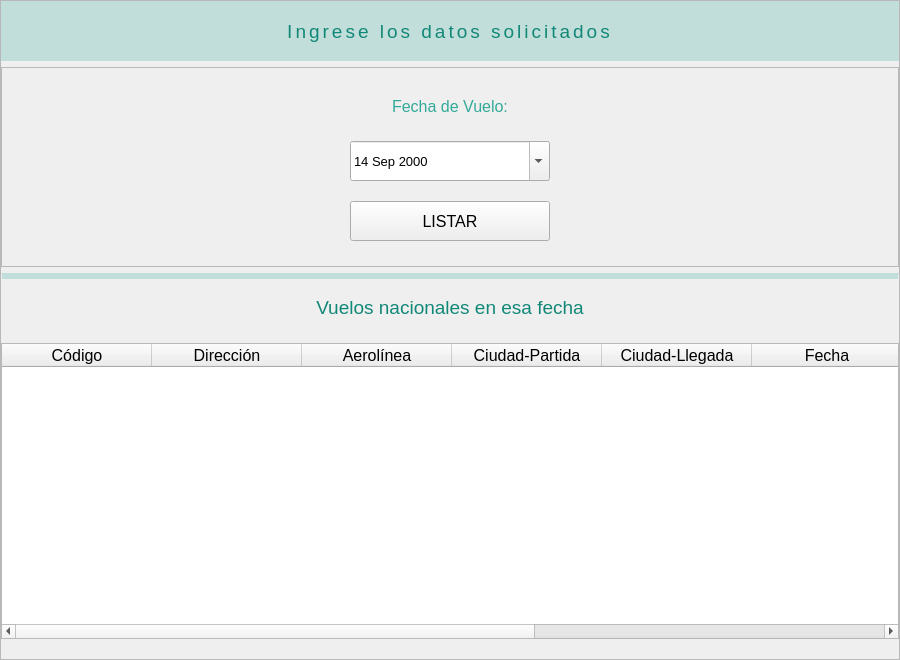
            <widget class="QWidget" name="listNPanel">
             <layout class="QVBoxLayout" name="verticalLayout_19">
              <property name="spacing">
               <number>0</number>
              </property>
              <property name="leftMargin">
               <number>0</number>
              </property>
              <property name="topMargin">
               <number>0</number>
              </property>
              <property name="rightMargin">
               <number>0</number>
              </property>
              <property name="bottomMargin">
               <number>0</number>
              </property>
              <item>
               <widget class="QFrame" name="listNMain">
                <property name="minimumSize">
                 <size>
                  <width>900</width>
                  <height>660</height>
                 </size>
                </property>
                <property name="frameShape">
                 <enum>QFrame::StyledPanel</enum>
                </property>
                <property name="frameShadow">
                 <enum>QFrame::Raised</enum>
                </property>
                <layout class="QVBoxLayout" name="verticalLayout_12">
                 <property name="leftMargin">
                  <number>0</number>
                 </property>
                 <property name="topMargin">
                  <number>0</number>
                 </property>
                 <property name="rightMargin">
                  <number>0</number>
                 </property>
                 <property name="bottomMargin">
                  <number>20</number>
                 </property>
                 <item>
                  <widget class="QLabel" name="listNTittle">
                   <property name="minimumSize">
                    <size>
                     <width>0</width>
                     <height>60</height>
                    </size>
                   </property>
                   <property name="maximumSize">
                    <size>
                     <width>16777215</width>
                     <height>60</height>
                    </size>
                   </property>
                   <property name="font">
                    <font>
                     <pointsize>14</pointsize>
                    </font>
                   </property>
                   <property name="styleSheet">
                    <string notr="true">color: #187;
letter-spacing: 3px;
background: #33119988;
border-radius: 0;</string>
                   </property>
                   <property name="text">
                    <string>Ingrese los datos solicitados</string>
                   </property>
                   <property name="alignment">
                    <set>Qt::AlignCenter</set>
                   </property>
                  </widget>
                 </item>
                 <item>
                  <widget class="QFrame" name="listNForm">
                   <property name="minimumSize">
                    <size>
                     <width>0</width>
                     <height>200</height>
                    </size>
                   </property>
                   <property name="maximumSize">
                    <size>
                     <width>1200000</width>
                     <height>250</height>
                    </size>
                   </property>
                   <property name="frameShape">
                    <enum>QFrame::StyledPanel</enum>
                   </property>
                   <property name="frameShadow">
                    <enum>QFrame::Raised</enum>
                   </property>
                   <layout class="QGridLayout" name="gridLayout_12">
                    <item row="0" column="0">
                     <widget class="QLabel" name="listNLabel1">
                      <property name="minimumSize">
                       <size>
                        <width>200</width>
                        <height>30</height>
                       </size>
                      </property>
                      <property name="maximumSize">
                       <size>
                        <width>200</width>
                        <height>30</height>
                       </size>
                      </property>
                      <property name="font">
                       <font>
                        <pointsize>12</pointsize>
                       </font>
                      </property>
                      <property name="styleSheet">
                       <string notr="true">color: #3a9;
border: none;</string>
                      </property>
                      <property name="text">
                       <string>Fecha de Vuelo:</string>
                      </property>
                      <property name="alignment">
                       <set>Qt::AlignCenter</set>
                      </property>
                     </widget>
                    </item>
                    <item row="3" column="0">
                     <widget class="QPushButton" name="listNButton">
                      <property name="minimumSize">
                       <size>
                        <width>150</width>
                        <height>40</height>
                       </size>
                      </property>
                      <property name="maximumSize">
                       <size>
                        <width>200</width>
                        <height>16777215</height>
                       </size>
                      </property>
                      <property name="font">
                       <font>
                        <pointsize>12</pointsize>
                       </font>
                      </property>
                      <property name="text">
                       <string>LISTAR</string>
                      </property>
                     </widget>
                    </item>
                    <item row="1" column="0">
                     <widget class="QDateEdit" name="dateListNInput">
                      <property name="minimumSize">
                       <size>
                        <width>0</width>
                        <height>40</height>
                       </size>
                      </property>
                      <property name="font">
                       <font>
                        <pointsize>10</pointsize>
                       </font>
                      </property>
                      <property name="buttonSymbols">
                       <enum>QAbstractSpinBox::UpDownArrows</enum>
                      </property>
                      <property name="minimumDate">
                       <date>
                        <year>2000</year>
                        <month>9</month>
                        <day>14</day>
                       </date>
                      </property>
                      <property name="calendarPopup">
                       <bool>true</bool>
                      </property>
                     </widget>
                    </item>
                   </layout>
                  </widget>
                 </item>
                 <item>
                  <widget class="QFrame" name="listNTittle2">
                   <property name="minimumSize">
                    <size>
                     <width>800</width>
                     <height>60</height>
                    </size>
                   </property>
                   <property name="styleSheet">
                    <string notr="true">border-top: 3px solid #33119988;</string>
                   </property>
                   <property name="frameShape">
                    <enum>QFrame::StyledPanel</enum>
                   </property>
                   <property name="frameShadow">
                    <enum>QFrame::Raised</enum>
                   </property>
                   <layout class="QHBoxLayout" name="horizontalLayout_6">
                    <property name="spacing">
                     <number>0</number>
                    </property>
                    <property name="leftMargin">
                     <number>0</number>
                    </property>
                    <property name="topMargin">
                     <number>0</number>
                    </property>
                    <property name="rightMargin">
                     <number>0</number>
                    </property>
                    <property name="bottomMargin">
                     <number>0</number>
                    </property>
                    <item>
                     <widget class="QLabel" name="label_37">
                      <property name="minimumSize">
                       <size>
                        <width>0</width>
                        <height>60</height>
                       </size>
                      </property>
                      <property name="maximumSize">
                       <size>
                        <width>16777215</width>
                        <height>60</height>
                       </size>
                      </property>
                      <property name="font">
                       <font>
                        <pointsize>14</pointsize>
                       </font>
                      </property>
                      <property name="styleSheet">
                       <string notr="true">color: #187;</string>
                      </property>
                      <property name="text">
                       <string>Vuelos nacionales en esa fecha</string>
                      </property>
                      <property name="alignment">
                       <set>Qt::AlignCenter</set>
                      </property>
                     </widget>
                    </item>
                   </layout>
                  </widget>
                 </item>
                 <item>
                  <widget class="QTableWidget" name="listNTable">
                   <property name="font">
                    <font>
                     <pointsize>12</pointsize>
                    </font>
                   </property>
                   <property name="editTriggers">
                    <set>QAbstractItemView::NoEditTriggers</set>
                   </property>
                   <property name="alternatingRowColors">
                    <bool>true</bool>
                   </property>
                   <property name="selectionMode">
                    <enum>QAbstractItemView::NoSelection</enum>
                   </property>
                   <property name="horizontalScrollMode">
                    <enum>QAbstractItemView::ScrollPerPixel</enum>
                   </property>
                   <property name="showGrid">
                    <bool>false</bool>
                   </property>
                   <property name="gridStyle">
                    <enum>Qt::NoPen</enum>
                   </property>
                   <property name="sortingEnabled">
                    <bool>true</bool>
                   </property>
                   <property name="cornerButtonEnabled">
                    <bool>true</bool>
                   </property>
                   <property name="rowCount">
                    <number>0</number>
                   </property>
                   <property name="columnCount">
                    <number>10</number>
                   </property>
                   <attribute name="horizontalHeaderCascadingSectionResizes">
                    <bool>true</bool>
                   </attribute>
                   <attribute name="horizontalHeaderDefaultSectionSize">
                    <number>150</number>
                   </attribute>
                   <attribute name="horizontalHeaderShowSortIndicator" stdset="0">
                    <bool>true</bool>
                   </attribute>
                   <attribute name="verticalHeaderVisible">
                    <bool>false</bool>
                   </attribute>
                   <attribute name="verticalHeaderDefaultSectionSize">
                    <number>40</number>
                   </attribute>
                   <attribute name="verticalHeaderStretchLastSection">
                    <bool>false</bool>
                   </attribute>
                   <column>
                    <property name="text">
                     <string>Código</string>
                    </property>
                   </column>
                   <column>
                    <property name="text">
                     <string>Dirección</string>
                    </property>
                   </column>
                   <column>
                    <property name="text">
                     <string>Aerolínea</string>
                    </property>
                   </column>
                   <column>
                    <property name="text">
                     <string>Ciudad-Partida</string>
                    </property>
                   </column>
                   <column>
                    <property name="text">
                     <string>Ciudad-Llegada</string>
                    </property>
                   </column>
                   <column>
                    <property name="text">
                     <string>Fecha</string>
                    </property>
                   </column>
                   <column>
                    <property name="text">
                     <string>Marca</string>
                    </property>
                   </column>
                   <column>
                    <property name="text">
                     <string>Modelo</string>
                    </property>
                   </column>
                   <column>
                    <property name="text">
                     <string>Matrícula</string>
                    </property>
                   </column>
                   <column>
                    <property name="text">
                     <string>Capacidad</string>
                    </property>
                   </column>
                  </widget>
                 </item>
                </layout>
               </widget>
              </item>
             </layout>
            </widget>
